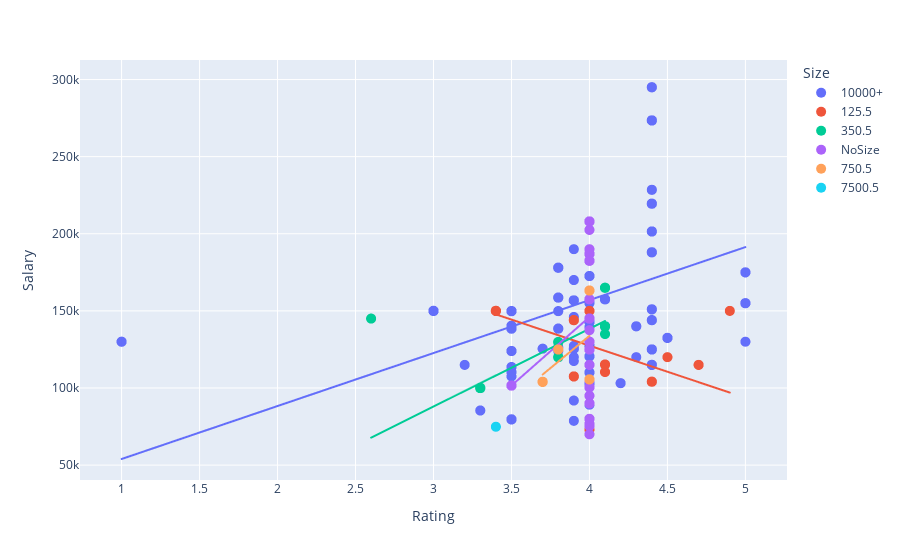

Write notebook code for a chart like this one.
### Code cell
fig = px.scatter(df, y="Salary", x="Rating", color="Size",trendline="ols")
fig.update_traces(marker_size=10)
fig.show()
dp.Report(
   dp.Plot(fig5)
).upload(name="Ds_Plot3_ByKuan")

### Figure 1 — Plotly figure (JSON) as saved in the notebook; plotly's stock layout.template omitted (floating-point values rounded to 4 significant figures; data arrays with more than 128 entries replaced by an {"elided": "..."} marker saying what was removed)
{"data": [{"hovertemplate": "Size=10000+<br>Rating=%{x}<br>Salary=%{y}<extra></extra>", "legendgroup": "10000+", "marker": {"color": "#636efa", "size": 10, "symbol": "circle"}, "mode": "markers", "name": "10000+", "showlegend": true, "type": "scattergl", "x": {"elided": "587 float values"}, "xaxis": "x", "y": {"elided": "587 float values"}, "yaxis": "y"}, {"hovertemplate": "<b>OLS trendline</b><br>Salary = 34347.9 * Rating + 19620.1<br>R<sup>2</sup>=0.124153<br><br>Size=10000+<br>Rating=%{x}<br>Salary=%{y} <b>(trend)</b><extra></extra>", "legendgroup": "10000+", "marker": {"color": "#636efa", "size": 10, "symbol": "circle"}, "mode": "lines", "name": "10000+", "showlegend": false, "type": "scattergl", "x": {"elided": "587 float values"}, "xaxis": "x", "y": {"elided": "587 float values"}, "yaxis": "y"}, {"hovertemplate": "Size=125.5<br>Rating=%{x}<br>Salary=%{y}<extra></extra>", "legendgroup": "125.5", "marker": {"color": "#EF553B", "size": 10, "symbol": "circle"}, "mode": "markers", "name": "125.5", "showlegend": true, "type": "scattergl", "x": [4.7, 4.1, 3.4, 3.9, 4.9, 3.4, 4.1, 3.4, 4.5, 3.4, 3.4, 3.4, 3.4, 3.4, 3.4, 3.4, 3.9, 3.9, 3.9, 3.9, 3.4, 3.4, 3.4, 3.4, 3.4, 3.9, 3.4, 3.9, 3.4, 3.4, 3.4, 3.4, 3.9, 3.9, 3.4, 3.9, 3.9, 3.4, 4.7, 3.9, 3.4, 3.9, 4.4, 4.1, 3.9, 4.1, 3.9, 3.9, 4.4, 4.1, 4, 4.4, 4.1, 4, 4.4, 4, 4.4, 4.4, 4.4, 4.4, 4], "xaxis": "x", "y": [115000, 110400, 150000, 144000, 150000, 150000, 115200, 150000, 120000, 150000, 150000, 150000, 150000, 150000, 150000, 150000, 144000, 144000, 144000, 144000, 150000, 150000, 150000, 150000, 150000, 107500, 150000, 107500, 150000, 150000, 150000, 150000, 144000, 107500, 150000, 144000, 107500, 150000, 115000, 144000, 150000, 144000, 104100.0, 110400, 144000, 115200, 107500, 107500, 104100.0, 115200, 150000, 104100.0, 115200, 150000, 104100.0, 150000, 104100.0, 104100.0, 104100.0, 104100.0, 72960], "yaxis": "y"}, {"hovertemplate": "<b>OLS trendline</b><br>Salary = -33806.2 * Rating + 262682<br>R<sup>2</sup>=0.458841<br><br>Size=125.5<br>Rating=%{x}<br>Salary=%{y} <b>(trend)</b><extra></extra>", "legendgroup": "125.5", "marker": {"color": "#EF553B", "size": 10, "symbol": "circle"}, "mode": "lines", "name": "125.5", "showlegend": false, "type": "scattergl", "x": [3.4, 3.4, 3.4, 3.4, 3.4, 3.4, 3.4, 3.4, 3.4, 3.4, 3.4, 3.4, 3.4, 3.4, 3.4, 3.4, 3.4, 3.4, 3.4, 3.4, 3.4, 3.4, 3.4, 3.9, 3.9, 3.9, 3.9, 3.9, 3.9, 3.9, 3.9, 3.9, 3.9, 3.9, 3.9, 3.9, 3.9, 3.9, 3.9, 4, 4, 4, 4, 4.1, 4.1, 4.1, 4.1, 4.1, 4.1, 4.4, 4.4, 4.4, 4.4, 4.4, 4.4, 4.4, 4.4, 4.5, 4.7, 4.7, 4.9], "xaxis": "x", "y": [147700.0, 147700.0, 147700.0, 147700.0, 147700.0, 147700.0, 147700.0, 147700.0, 147700.0, 147700.0, 147700.0, 147700.0, 147700.0, 147700.0, 147700.0, 147700.0, 147700.0, 147700.0, 147700.0, 147700.0, 147700.0, 147700.0, 147700.0, 130800.0, 130800.0, 130800.0, 130800.0, 130800.0, 130800.0, 130800.0, 130800.0, 130800.0, 130800.0, 130800.0, 130800.0, 130800.0, 130800.0, 130800.0, 130800.0, 127500.0, 127500.0, 127500.0, 127500.0, 124100.0, 124100.0, 124100.0, 124100.0, 124100.0, 124100.0, 113900.0, 113900.0, 113900.0, 113900.0, 113900.0, 113900.0, 113900.0, 113900.0, 110600.0, 103800.0, 103800.0, 97030.0], "yaxis": "y"}, {"hovertemplate": "Size=350.5<br>Rating=%{x}<br>Salary=%{y}<extra></extra>", "legendgroup": "350.5", "marker": {"color": "#00cc96", "size": 10, "symbol": "circle"}, "mode": "markers", "name": "350.5", "showlegend": true, "type": "scattergl", "x": [3.8, 3.8, 3.3, 4.1, 3.8, 4.1, 3.8, 3.8, 3.8, 3.8, 3.3, 3.8, 3.8, 3.3, 3.8, 3.8, 3.3, 3.8, 3.8, 3.3, 3.8, 3.8, 3.3, 3.8, 3.8, 3.3, 3.8, 3.3, 3.8, 3.8, 3.3, 3.3, 3.3, 4.1, 3.3, 3.8, 3.3, 3.8, 3.3, 3.8, 3.3, 3.8, 3.3, 3.8, 3.3, 3.8, 3.3, 3.8, 3.3, 3.8, 3.3, 3.8, 3.3, 3.8, 3.3, 3.8, 3.3, 3.8, 3.3, 3.3, 4, 4.1, 4.1, 4.1, 4.1, 4.1, 4.1, 4.1, 4.1, 4.1, 4.1, 4.1, 4.1, 3.3, 3.3, 3.3, 3.3, 3.3, 3.3, 3.3, 3.3, 3.3, 3.3, 3.3, 3.3, 3.3, 2.6], "xaxis": "x", "y": [129770, 120000, 100000, 140000, 120000, 165000, 120000, 120000, 129770, 120000, 100000, 129770, 120000, 100000, 129770, 120000, 100000, 129770, 120000, 100000, 129770, 120000, 100000, 129770, 120000, 100000, 120000, 100000, 129770, 120000, 100000, 100000, 100000, 135000, 100000, 129770, 100000, 129770, 100000, 129770, 100000, 129770, 100000, 129770, 100000, 129770, 100000, 129770, 100000, 129770, 100000, 129770, 100000, 129770, 100000, 129770, 100000, 129770, 100000, 100000, 130000, 165000, 140000, 165000, 165000, 140000, 140000, 165000, 140000, 165000, 140000, 165000, 140000, 100000, 100000, 100000, 100000, 100000, 100000, 100000, 100000, 100000, 100000, 100000, 100000, 100000, 145000], "yaxis": "y"}, {"hovertemplate": "<b>OLS trendline</b><br>Salary = 50413.5 * Rating + -63274.5<br>R<sup>2</sup>=0.694950<br><br>Size=350.5<br>Rating=%{x}<br>Salary=%{y} <b>(trend)</b><extra></extra>", "legendgroup": "350.5", "marker": {"color": "#00cc96", "size": 10, "symbol": "circle"}, "mode": "lines", "name": "350.5", "showlegend": false, "type": "scattergl", "x": [2.6, 3.3, 3.3, 3.3, 3.3, 3.3, 3.3, 3.3, 3.3, 3.3, 3.3, 3.3, 3.3, 3.3, 3.3, 3.3, 3.3, 3.3, 3.3, 3.3, 3.3, 3.3, 3.3, 3.3, 3.3, 3.3, 3.3, 3.3, 3.3, 3.3, 3.3, 3.3, 3.3, 3.3, 3.3, 3.3, 3.3, 3.3, 3.3, 3.8, 3.8, 3.8, 3.8, 3.8, 3.8, 3.8, 3.8, 3.8, 3.8, 3.8, 3.8, 3.8, 3.8, 3.8, 3.8, 3.8, 3.8, 3.8, 3.8, 3.8, 3.8, 3.8, 3.8, 3.8, 3.8, 3.8, 3.8, 3.8, 3.8, 3.8, 3.8, 4, 4.1, 4.1, 4.1, 4.1, 4.1, 4.1, 4.1, 4.1, 4.1, 4.1, 4.1, 4.1, 4.1, 4.1, 4.1], "xaxis": "x", "y": [67800.0, 103100.0, 103100.0, 103100.0, 103100.0, 103100.0, 103100.0, 103100.0, 103100.0, 103100.0, 103100.0, 103100.0, 103100.0, 103100.0, 103100.0, 103100.0, 103100.0, 103100.0, 103100.0, 103100.0, 103100.0, 103100.0, 103100.0, 103100.0, 103100.0, 103100.0, 103100.0, 103100.0, 103100.0, 103100.0, 103100.0, 103100.0, 103100.0, 103100.0, 103100.0, 103100.0, 103100.0, 103100.0, 103100.0, 128300.0, 128300.0, 128300.0, 128300.0, 128300.0, 128300.0, 128300.0, 128300.0, 128300.0, 128300.0, 128300.0, 128300.0, 128300.0, 128300.0, 128300.0, 128300.0, 128300.0, 128300.0, 128300.0, 128300.0, 128300.0, 128300.0, 128300.0, 128300.0, 128300.0, 128300.0, 128300.0, 128300.0, 128300.0, 128300.0, 128300.0, 128300.0, 138400.0, 143400.0, 143400.0, 143400.0, 143400.0, 143400.0, 143400.0, 143400.0, 143400.0, 143400.0, 143400.0, 143400.0, 143400.0, 143400.0, 143400.0, 143400.0], "yaxis": "y"}, {"hovertemplate": "Size=NoSize<br>Rating=%{x}<br>Salary=%{y}<extra></extra>", "legendgroup": "NoSize", "marker": {"color": "#ab63fa", "size": 10, "symbol": "circle"}, "mode": "markers", "name": "NoSize", "showlegend": true, "type": "scattergl", "x": {"elided": "280 float values"}, "xaxis": "x", "y": {"elided": "280 int values"}, "yaxis": "y"}, {"hovertemplate": "<b>OLS trendline</b><br>Salary = 88941.7 * Rating + -209707<br>R<sup>2</sup>=0.180310<br><br>Size=NoSize<br>Rating=%{x}<br>Salary=%{y} <b>(trend)</b><extra></extra>", "legendgroup": "NoSize", "marker": {"color": "#ab63fa", "size": 10, "symbol": "circle"}, "mode": "lines", "name": "NoSize", "showlegend": false, "type": "scattergl", "x": {"elided": "280 float values"}, "xaxis": "x", "y": {"elided": "280 float values"}, "yaxis": "y"}, {"hovertemplate": "Size=750.5<br>Rating=%{x}<br>Salary=%{y}<extra></extra>", "legendgroup": "750.5", "marker": {"color": "#FFA15A", "size": 10, "symbol": "circle"}, "mode": "markers", "name": "750.5", "showlegend": true, "type": "scattergl", "x": [3.7, 4, 3.8, 3.7, 3.7, 3.7, 3.7, 3.7, 3.8, 3.7, 3.8, 3.7, 3.7, 3.8, 3.8, 3.7, 3.8, 3.8, 3.8, 3.8, 4, 4, 4, 4, 4, 4, 4, 4], "xaxis": "x", "y": [104000, 163200, 125000, 104000, 104000, 104000, 104000, 104000, 125000, 104000, 125000, 104000, 104000, 125000, 125000, 104000, 125000, 125000, 125000, 125000, 105600, 163200, 163200, 105600, 105600, 163200, 105600, 105600], "yaxis": "y"}, {"hovertemplate": "<b>OLS trendline</b><br>Salary = 83647.1 * Rating + -200756<br>R<sup>2</sup>=0.271164<br><br>Size=750.5<br>Rating=%{x}<br>Salary=%{y} <b>(trend)</b><extra></extra>", "legendgroup": "750.5", "marker": {"color": "#FFA15A", "size": 10, "symbol": "circle"}, "mode": "lines", "name": "750.5", "showlegend": false, "type": "scattergl", "x": [3.7, 3.7, 3.7, 3.7, 3.7, 3.7, 3.7, 3.7, 3.7, 3.7, 3.8, 3.8, 3.8, 3.8, 3.8, 3.8, 3.8, 3.8, 3.8, 4, 4, 4, 4, 4, 4, 4, 4, 4], "xaxis": "x", "y": [108700.0, 108700.0, 108700.0, 108700.0, 108700.0, 108700.0, 108700.0, 108700.0, 108700.0, 108700.0, 117100.0, 117100.0, 117100.0, 117100.0, 117100.0, 117100.0, 117100.0, 117100.0, 117100.0, 133800.0, 133800.0, 133800.0, 133800.0, 133800.0, 133800.0, 133800.0, 133800.0, 133800.0], "yaxis": "y"}, {"hovertemplate": "Size=7500.5<br>Rating=%{x}<br>Salary=%{y}<extra></extra>", "legendgroup": "7500.5", "marker": {"color": "#19d3f3", "size": 10, "symbol": "circle"}, "mode": "markers", "name": "7500.5", "showlegend": true, "type": "scattergl", "x": [3.4], "xaxis": "x", "y": [74880], "yaxis": "y"}, {"hovertemplate": "Size=7500.5<extra></extra>", "legendgroup": "7500.5", "marker": {"color": "#19d3f3", "size": 10, "symbol": "circle"}, "mode": "lines", "name": "7500.5", "showlegend": false, "type": "scattergl", "xaxis": "x", "yaxis": "y"}], "layout": {"legend": {"title": {"text": "Size"}, "tracegroupgap": 0}, "margin": {"t": 60}, "xaxis": {"anchor": "y", "domain": [0, 1], "title": {"text": "Rating"}}, "yaxis": {"anchor": "x", "domain": [0, 1], "title": {"text": "Salary"}}}}
